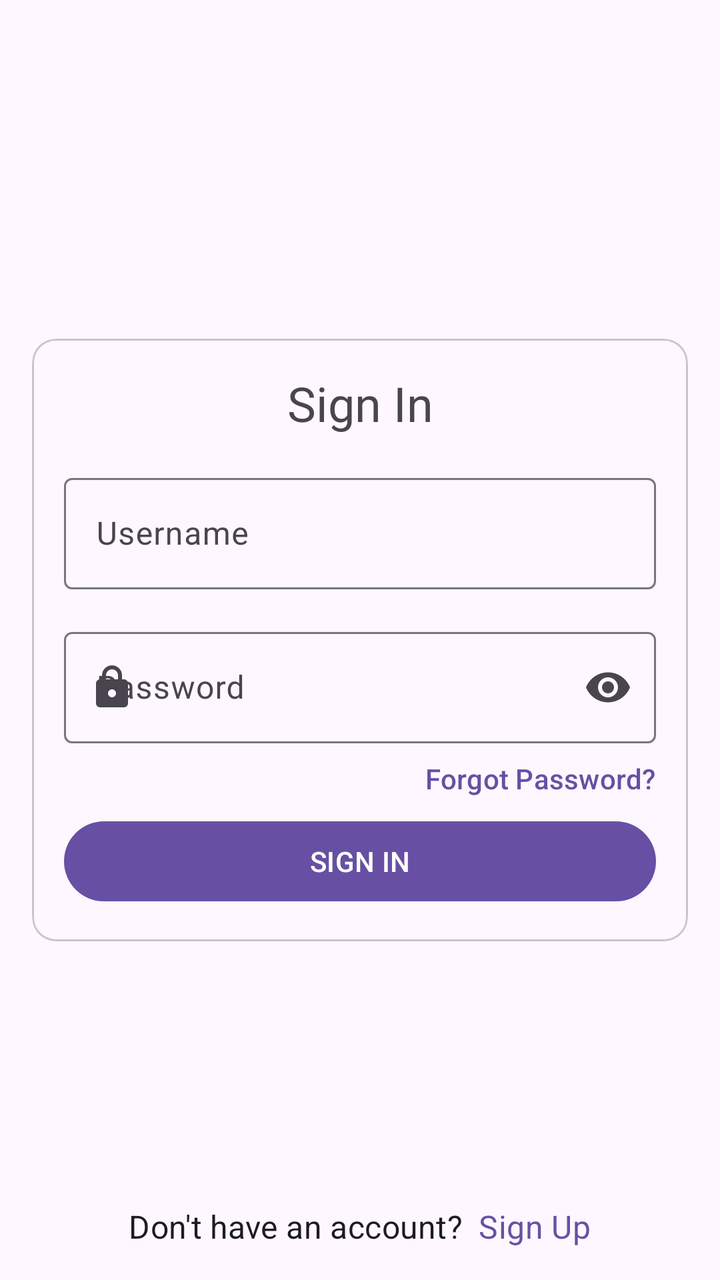
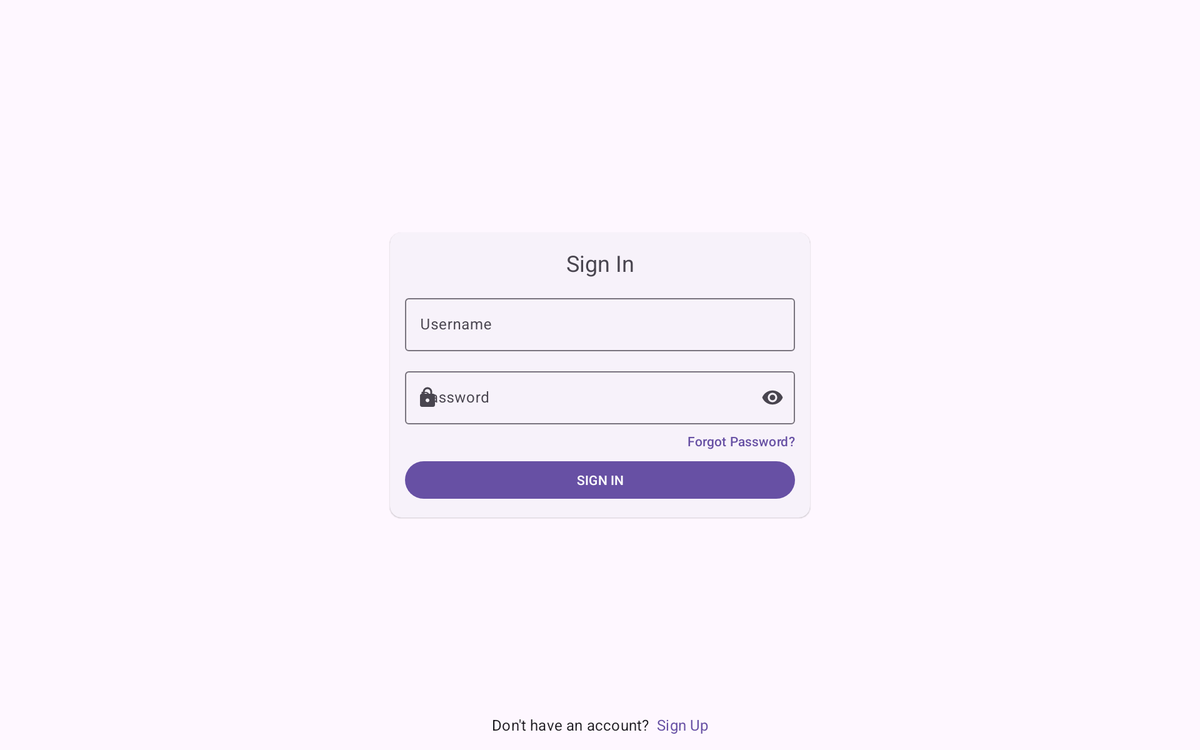

Two renders of one Android screen. The first uses the default layout on a phone; the second uses the alternative layout the repository ships for a different screen configuration, on a matching device. The two XML files are below.
<!-- AndroidManifest.xml: application theme Theme.Pic -->
<!-- res/layout/fragment_sign_in.xml -->
<?xml version="1.0" encoding="utf-8"?>
<layout
    xmlns:android="http://schemas.android.com/apk/res/android"
    xmlns:app="http://schemas.android.com/apk/res-auto">

    <data>
        <import type="projekt.cloud.piece.pic.ui.signIn.SignInLayoutCompat" />
        <variable
            name="layoutCompat"
            type="SignInLayoutCompat" />
    </data>

    <androidx.coordinatorlayout.widget.CoordinatorLayout
        android:id="@+id/coordinator_layout"
        android:layout_width="match_parent"
        android:layout_height="match_parent"
        android:fitsSystemWindows="true"
        android:background="?attr/colorSurface">

        <androidx.constraintlayout.widget.ConstraintLayout
            android:layout_width="match_parent"
            android:layout_height="match_parent">

            <com.google.android.material.appbar.MaterialToolbar
                android:id="@+id/material_toolbar"
                android:layout_width="@dimen/constraint_fill_parent"
                android:layout_height="wrap_content"
                app:navigationIcon="@drawable/ic_round_arrow_back_24"
                app:layout_constraintTop_toTopOf="parent"
                app:layout_constraintStart_toStartOf="parent"
                app:layout_constraintEnd_toEndOf="parent" />

            <com.google.android.material.card.MaterialCardView
                android:layout_width="@dimen/constraint_fill_parent"
                android:layout_height="wrap_content"
                android:layout_marginHorizontal="@dimen/md_spec_spacing_hor_16"
                app:layout_constraintTop_toTopOf="parent"
                app:layout_constraintStart_toStartOf="parent"
                app:layout_constraintEnd_toEndOf="parent"
                app:layout_constraintBottom_toBottomOf="parent">

                <androidx.constraintlayout.widget.ConstraintLayout
                    android:layout_width="match_parent"
                    android:layout_height="match_parent"
                    android:paddingHorizontal="@dimen/md_spec_spacing_hor_16"
                    android:paddingVertical="@dimen/md_spec_spacing_ver_16">

                    <com.google.android.material.textview.MaterialTextView
                        android:id="@+id/material_text_view_title"
                        android:layout_width="wrap_content"
                        android:layout_height="wrap_content"
                        android:text="@string/sign_in_title"
                        android:textColor="?attr/colorOnSurfaceVariant"
                        app:layout_constraintTop_toTopOf="parent"
                        app:layout_constraintStart_toStartOf="parent"
                        app:layout_constraintEnd_toEndOf="parent"
                        style="@style/TextAppearance.MaterialComponents.Headline5" />

                    <com.google.android.material.textfield.TextInputLayout
                        android:id="@+id/text_input_layout_username"
                        android:layout_width="match_parent"
                        android:layout_height="wrap_content"
                        android:hint="@string/sign_in_username"
                        android:layout_marginTop="@dimen/md_spec_spacing_ver_16"
                        app:boxStrokeErrorColor="?attr/colorOnSurfaceVariant"
                        app:endIconMode="clear_text"
                        app:hintTextColor="?attr/colorOnSurfaceVariant"
                        app:layout_constraintTop_toBottomOf="@id/material_text_view_title"
                        app:layout_constraintStart_toStartOf="parent"
                        app:layout_constraintEnd_toEndOf="parent"
                        app:startIconDrawable="@drawable/ic_round_person_24"
                        app:startIconTint="?attr/colorOnSurfaceVariant"
                        style="@style/Widget.Material3.TextInputLayout.OutlinedBox">

                        <com.google.android.material.textfield.TextInputEditText
                            android:layout_width="match_parent"
                            android:layout_height="wrap_content"
                            android:maxLines="1" />

                    </com.google.android.material.textfield.TextInputLayout>

                    <com.google.android.material.textfield.TextInputLayout
                        android:id="@+id/text_input_layout_password"
                        android:layout_width="match_parent"
                        android:layout_height="wrap_content"
                        android:hint="@string/sign_in_password"
                        android:layout_marginTop="@dimen/md_spec_spacing_ver_16"
                        app:boxStrokeErrorColor="?attr/colorOnSurfaceVariant"
                        app:endIconMode="password_toggle"
                        app:hintTextColor="?attr/colorOnSurfaceVariant"
                        app:layout_constraintTop_toBottomOf="@id/text_input_layout_username"
                        app:layout_constraintStart_toStartOf="parent"
                        app:layout_constraintEnd_toEndOf="parent"
                        app:startIconDrawable="@drawable/ic_round_lock_24"
                        app:startIconTint="?attr/colorOnSurfaceVariant"
                        style="@style/Widget.Material3.TextInputLayout.OutlinedBox">

                        <com.google.android.material.textfield.TextInputEditText
                            android:layout_width="match_parent"
                            android:layout_height="wrap_content"
                            android:imeOptions="actionGo"
                            android:inputType="textPassword"
                            android:maxLines="1" />

                    </com.google.android.material.textfield.TextInputLayout>

                    <com.google.android.material.textview.MaterialTextView
                        android:id="@+id/material_text_view_forgot"
                        android:layout_width="wrap_content"
                        android:layout_height="wrap_content"
                        android:layout_marginTop="@dimen/md_spec_spacing_ver_8"
                        android:text="@string/sign_in_forgot"
                        android:textAppearance="@style/TextAppearance.MaterialComponents.Subtitle2"
                        android:textColor="?attr/colorPrimary"
                        app:layout_constraintTop_toBottomOf="@id/text_input_layout_password"
                        app:layout_constraintEnd_toEndOf="parent" />

                    <com.google.android.material.button.MaterialButton
                        android:id="@+id/material_button_sign_in"
                        android:layout_width="@dimen/constraint_fill_parent"
                        android:layout_height="wrap_content"
                        android:layout_marginTop="@dimen/md_spec_spacing_ver_8"
                        android:text="@string/sign_in_button"
                        android:onClick="@{(view) -> layoutCompat.onSignInButtonClick(view.context)}"
                        app:layout_constraintTop_toBottomOf="@id/material_text_view_forgot"
                        app:layout_constraintStart_toStartOf="parent"
                        app:layout_constraintEnd_toEndOf="parent"
                        app:layout_constraintBottom_toBottomOf="parent" />

                </androidx.constraintlayout.widget.ConstraintLayout>

            </com.google.android.material.card.MaterialCardView>

            <androidx.constraintlayout.widget.ConstraintLayout
                android:layout_width="wrap_content"
                android:layout_height="wrap_content"
                android:layout_marginBottom="@dimen/md_spec_spacing_ver_16"
                app:layout_constraintStart_toStartOf="parent"
                app:layout_constraintEnd_toEndOf="parent"
                app:layout_constraintBottom_toBottomOf="parent">

                <com.google.android.material.textview.MaterialTextView
                    android:id="@+id/material_text_view_greeting_sign_up"
                    android:layout_width="wrap_content"
                    android:layout_height="wrap_content"
                    android:text="@string/sign_in_greeting_sign_up"
                    android:textAppearance="@style/TextAppearance.MaterialComponents.Subtitle1"
                    app:layout_constraintTop_toTopOf="parent"
                    app:layout_constraintStart_toStartOf="parent"
                    app:layout_constraintBottom_toBottomOf="parent" />

                <com.google.android.material.textview.MaterialTextView
                    android:layout_width="wrap_content"
                    android:layout_height="wrap_content"
                    android:layout_marginStart="@dimen/md_spec_spacing_hor_8"
                    android:text="@string/sign_in_to_sign_up"
                    android:textAppearance="@style/TextAppearance.MaterialComponents.Subtitle1"
                    android:textColor="?attr/colorPrimary"
                    app:layout_constraintTop_toTopOf="parent"
                    app:layout_constraintStart_toEndOf="@id/material_text_view_greeting_sign_up"
                    app:layout_constraintEnd_toEndOf="parent"
                    app:layout_constraintBottom_toBottomOf="parent" />

            </androidx.constraintlayout.widget.ConstraintLayout>

        </androidx.constraintlayout.widget.ConstraintLayout>

    </androidx.coordinatorlayout.widget.CoordinatorLayout>
</layout>
<!-- resources referenced by this layout -->
<resources>
  <dimen name="constraint_fill_parent">0dp</dimen>
  <dimen name="md_spec_spacing_hor_16">16dp</dimen>
  <dimen name="md_spec_spacing_hor_8">8dp</dimen>
  <dimen name="md_spec_spacing_ver_16">16dp</dimen>
  <dimen name="md_spec_spacing_ver_8">8dp</dimen>
  <!-- drawable ic_round_lock_24 (drawable) -->
  <vector android:height="24dp" android:tint="?attr/colorControlNormal"
      android:viewportHeight="24" android:viewportWidth="24"
      android:width="24dp" xmlns:android="http://schemas.android.com/apk/res/android">
      <path android:fillColor="@android:color/white" android:pathData="M18,8h-1L17,6c0,-2.76 -2.24,-5 -5,-5S7,3.24 7,6v2L6,8c-1.1,0 -2,0.9 -2,2v10c0,1.1 0.9,2 2,2h12c1.1,0 2,-0.9 2,-2L20,10c0,-1.1 -0.9,-2 -2,-2zM12,17c-1.1,0 -2,-0.9 -2,-2s0.9,-2 2,-2 2,0.9 2,2 -0.9,2 -2,2zM9,8L9,6c0,-1.66 1.34,-3 3,-3s3,1.34 3,3v2L9,8z"/>
  </vector>
  <string name="sign_in_button">SIGN IN</string>
  <string name="sign_in_forgot">Forgot Password?</string>
  <string name="sign_in_greeting_sign_up">Don\'t have an account?</string>
  <string name="sign_in_password">Password</string>
  <string name="sign_in_title">Sign In</string>
  <string name="sign_in_to_sign_up">Sign Up</string>
  <string name="sign_in_username">Username</string>
  <!-- from res/values-v31/ -->
  <style name="Theme.Pic" parent="Base.Theme.Pic" />
  <style name="Base.Theme.Pic" parent="Theme.Material3.DayNight.NoActionBar">
          
          
          <item name="android:windowTranslucentStatus">true</item>
          <item name="android:windowTranslucentNavigation">true</item>
          <item name="android:navigationBarColor">@android:color/transparent</item>
          <item name="android:statusBarColor">@android:color/transparent</item>
          <item name="android:windowLightStatusBar" tools:targetApi="s">?attr/isLightTheme</item>
          <item name="android:windowLightNavigationBar" tools:targetApi="s">?attr/isLightTheme</item>
      </style>
</resources>
<!-- res/layout-w1240dp/fragment_sign_in.xml (the repository's variant of the layout above) -->
<!-- drawn on a large tablet held sideways -->
<?xml version="1.0" encoding="utf-8"?>
<layout
    xmlns:android="http://schemas.android.com/apk/res/android"
    xmlns:app="http://schemas.android.com/apk/res-auto">

    <data>
        <import type="projekt.cloud.piece.pic.ui.signIn.SignInLayoutCompat" />
        <variable
            name="layoutCompat"
            type="SignInLayoutCompat" />
    </data>

    <androidx.coordinatorlayout.widget.CoordinatorLayout
        android:id="@+id/coordinator_layout"
        android:layout_width="match_parent"
        android:layout_height="match_parent"
        android:fitsSystemWindows="true">

        <androidx.constraintlayout.widget.ConstraintLayout
            android:layout_width="match_parent"
            android:layout_height="match_parent">

            <com.google.android.material.card.MaterialCardView
                android:layout_width="@dimen/constraint_fill_parent"
                android:layout_height="wrap_content"
                android:layout_marginHorizontal="@dimen/md_spec_spacing_hor_16"
                app:layout_constraintTop_toTopOf="parent"
                app:layout_constraintStart_toStartOf="parent"
                app:layout_constraintEnd_toEndOf="parent"
                app:layout_constraintBottom_toBottomOf="parent"
                app:layout_constraintWidth_percent=".35"
                style="?attr/materialCardViewElevatedStyle">

                <androidx.constraintlayout.widget.ConstraintLayout
                    android:layout_width="match_parent"
                    android:layout_height="match_parent"
                    android:paddingHorizontal="@dimen/md_spec_spacing_hor_16"
                    android:paddingVertical="@dimen/md_spec_spacing_ver_16">

                    <com.google.android.material.textview.MaterialTextView
                        android:id="@+id/material_text_view_title"
                        android:layout_width="wrap_content"
                        android:layout_height="wrap_content"
                        android:text="@string/sign_in_title"
                        android:textColor="?attr/colorOnSurfaceVariant"
                        app:layout_constraintTop_toTopOf="parent"
                        app:layout_constraintStart_toStartOf="parent"
                        app:layout_constraintEnd_toEndOf="parent"
                        style="@style/TextAppearance.MaterialComponents.Headline5" />

                    <com.google.android.material.textfield.TextInputLayout
                        android:id="@+id/text_input_layout_username"
                        android:layout_width="match_parent"
                        android:layout_height="wrap_content"
                        android:hint="@string/sign_in_username"
                        android:layout_marginTop="@dimen/md_spec_spacing_ver_16"
                        app:boxStrokeErrorColor="?attr/colorOnSurfaceVariant"
                        app:endIconMode="clear_text"
                        app:hintTextColor="?attr/colorOnSurfaceVariant"
                        app:layout_constraintTop_toBottomOf="@id/material_text_view_title"
                        app:layout_constraintStart_toStartOf="parent"
                        app:layout_constraintEnd_toEndOf="parent"
                        app:startIconDrawable="@drawable/ic_round_person_24"
                        app:startIconTint="?attr/colorOnSurfaceVariant"
                        style="@style/Widget.Material3.TextInputLayout.OutlinedBox">

                        <com.google.android.material.textfield.TextInputEditText
                            android:layout_width="match_parent"
                            android:layout_height="wrap_content"
                            android:maxLines="1" />

                    </com.google.android.material.textfield.TextInputLayout>

                    <com.google.android.material.textfield.TextInputLayout
                        android:id="@+id/text_input_layout_password"
                        android:layout_width="match_parent"
                        android:layout_height="wrap_content"
                        android:hint="@string/sign_in_password"
                        android:layout_marginTop="@dimen/md_spec_spacing_ver_16"
                        app:boxStrokeErrorColor="?attr/colorOnSurfaceVariant"
                        app:endIconMode="password_toggle"
                        app:hintTextColor="?attr/colorOnSurfaceVariant"
                        app:layout_constraintTop_toBottomOf="@id/text_input_layout_username"
                        app:layout_constraintStart_toStartOf="parent"
                        app:layout_constraintEnd_toEndOf="parent"
                        app:startIconDrawable="@drawable/ic_round_lock_24"
                        app:startIconTint="?attr/colorOnSurfaceVariant"
                        style="@style/Widget.Material3.TextInputLayout.OutlinedBox">

                        <com.google.android.material.textfield.TextInputEditText
                            android:layout_width="match_parent"
                            android:layout_height="wrap_content"
                            android:inputType="textPassword"
                            android:maxLines="1"/>

                    </com.google.android.material.textfield.TextInputLayout>

                    <com.google.android.material.textview.MaterialTextView
                        android:id="@+id/material_text_view_forgot"
                        android:layout_width="wrap_content"
                        android:layout_height="wrap_content"
                        android:layout_marginTop="@dimen/md_spec_spacing_ver_8"
                        android:text="@string/sign_in_forgot"
                        android:textAppearance="@style/TextAppearance.MaterialComponents.Subtitle2"
                        android:textColor="?attr/colorPrimary"
                        app:layout_constraintTop_toBottomOf="@id/text_input_layout_password"
                        app:layout_constraintEnd_toEndOf="parent" />

                    <com.google.android.material.button.MaterialButton
                        android:id="@+id/material_button_sign_in"
                        android:layout_width="@dimen/constraint_fill_parent"
                        android:layout_height="wrap_content"
                        android:layout_marginTop="@dimen/md_spec_spacing_ver_8"
                        android:text="@string/sign_in_button"
                        android:onClick="@{(view) -> layoutCompat.onSignInButtonClick(view.context)}"
                        app:layout_constraintTop_toBottomOf="@id/material_text_view_forgot"
                        app:layout_constraintStart_toStartOf="parent"
                        app:layout_constraintEnd_toEndOf="parent"
                        app:layout_constraintBottom_toBottomOf="parent" />

                </androidx.constraintlayout.widget.ConstraintLayout>

            </com.google.android.material.card.MaterialCardView>

            <androidx.constraintlayout.widget.ConstraintLayout
                android:layout_width="wrap_content"
                android:layout_height="wrap_content"
                android:layout_marginBottom="@dimen/md_spec_spacing_ver_16"
                app:layout_constraintStart_toStartOf="parent"
                app:layout_constraintEnd_toEndOf="parent"
                app:layout_constraintBottom_toBottomOf="parent">

                <com.google.android.material.textview.MaterialTextView
                    android:id="@+id/material_text_view_greeting_sign_up"
                    android:layout_width="wrap_content"
                    android:layout_height="wrap_content"
                    android:text="@string/sign_in_greeting_sign_up"
                    android:textAppearance="@style/TextAppearance.MaterialComponents.Subtitle1"
                    app:layout_constraintTop_toTopOf="parent"
                    app:layout_constraintStart_toStartOf="parent"
                    app:layout_constraintBottom_toBottomOf="parent" />

                <com.google.android.material.textview.MaterialTextView
                    android:layout_width="wrap_content"
                    android:layout_height="wrap_content"
                    android:layout_marginStart="@dimen/md_spec_spacing_hor_8"
                    android:text="@string/sign_in_to_sign_up"
                    android:textAppearance="@style/TextAppearance.MaterialComponents.Subtitle1"
                    android:textColor="?attr/colorPrimary"
                    app:layout_constraintTop_toTopOf="parent"
                    app:layout_constraintStart_toEndOf="@id/material_text_view_greeting_sign_up"
                    app:layout_constraintEnd_toEndOf="parent"
                    app:layout_constraintBottom_toBottomOf="parent" />

            </androidx.constraintlayout.widget.ConstraintLayout>

        </androidx.constraintlayout.widget.ConstraintLayout>

    </androidx.coordinatorlayout.widget.CoordinatorLayout>
</layout>
